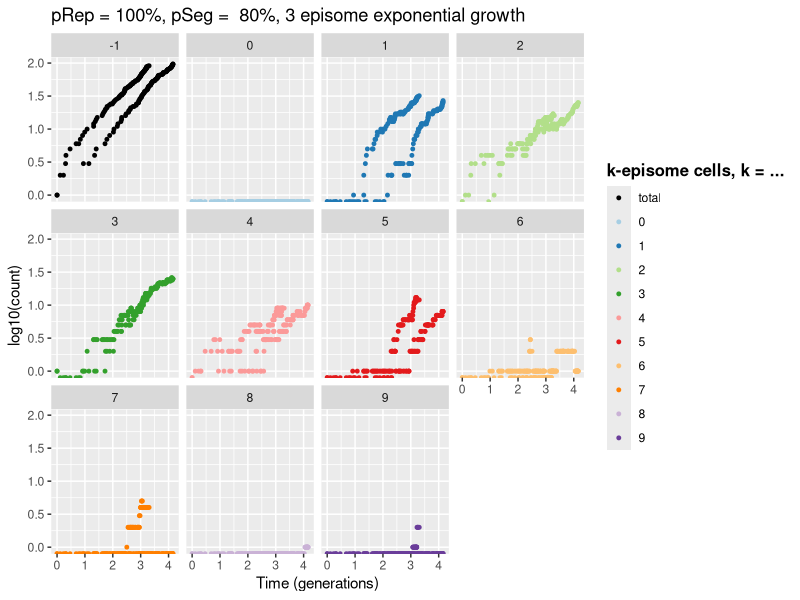

R code for this plot: (Note: this script raises an error after producing the figure.)
require(ggplot2)
require(RColorBrewer)

makeChildren<- function(pRep, pSeg, numEpisomes){
	if(numEpisomes == 0){
		return(c(0, 0))
	}
	else{
		outcomes = c(1, 0, 0, 1, 1, 1, 2, 0, 0, 2)
		refMat = matrix(outcomes, nrow= 5, byrow=T) #possible episome fates
		# probVec = c(1/2*(1-pRep), 1/2*(1-pRep), pRep*(pSeg+1/2*(1-pSeg)), pRep*1/4*(1-pSeg), pRep*1/4*(1-pSeg)) # probabilities when pSeg = probability of tethering
		probVec = c(1/2*(1-pRep), 1/2*(1-pRep), pRep*pSeg, 1/2*pRep*(1-pSeg), 1/2*pRep*(1-pSeg)) # probabilities when pSeg = probability of segregation regardless of mechanism
		result = rmultinom(n=1, prob=probVec, size=numEpisomes) #simulate each independently and add the results in the return statement
		return(t(result)%*%refMat)
	}
}

simStepFlex <- function(pRep, pSeg, cells, birthVec, deathVec, selectAgainstZero = T, max_epi){
  #all FUN arguments are functions
  #cells is a compressed vector of the number of cells with 0, 1, 2, ... episomes
  if(sum(cells) == 0){
    return(cells)
  }
  else{
    type <- sample(length(cells), size=1, replace=TRUE, prob = cells*(birthVec+deathVec))
    b = birthVec[type]
    d = deathVec[type]
    timeAdvance=rexp(n=1, rate=sum(cells*(birthVec+deathVec)))
    test = runif(n=1)
    if(test < d/(b+d)){
      #print("DEATH")
      cells[type] = cells[type] - 1
      if(selectAgainstZero == TRUE){
        cells[1] <- 0
      }
      return(list(timeAdvance, cells))
    }
    else{
      #print("BIRTH")
      children <- makeChildren(pRep, pSeg, type-1)
      if(children[1] > max_epi){
        #print("OVERFLOW")
        children[1] = max_epi
      }
      if(children[2] > max_epi){
        #print("OVERFLOW")
        children[2] = max_epi
      }
      #print(children)
      #print(type)
      cells[type] = cells[type]-1
      cells[children[1]+1] = cells[children[1]+1] + 1
      cells[children[2]+1] = cells[children[2]+1] + 1
      if (selectAgainstZero==TRUE){
        cells[1] <- 0
      }
      return(list(timeAdvance, cells))
    }
  }
}


expoDf <- function(pRep, pSeg, nIts, nRuns, max_epi){
	#try using matrix first and then convert to data frame
# rm(data)
dataCUT = 1
data <- matrix(NA, nrow=11*(nIts/dataCUT+1)*nRuns, ncol=4)
names(data) = c("run", "time", "episomes", "count")
z = 1
for(run in 1:nRuns){
	print(run)
	deathVec = rep(0, 10)
	cells = c(0, 0, 0, 1, 0, 0, 0, 0, 0, 0)
	times = rep(0, nIts + 1)
	totalEps = append(c(sum((0:9)*cells)), rep(0, nIts))
	for(j in 1:length(cells)){
			tmp = c(run, times[1], j-1, cells[j])
			data[z,] <- tmp
			z=z+1
		}

		tmp = c(run, times[1], -1, sum(cells))
		data[z,] <- tmp
		z= z+1
	#data <- rbind(data, data.frame(run=run, time=times[1], episomes=-1, count = sum((0:9)*cells)))
	for(i in 1:nIts){

		birthVec = rep(1, 10)
		result = simStepFlex(pRep, pSeg, cells, birthVec, deathVec, max_epi = max_epi)
		cells = result[[2]]
		times[i+1] = times[i] + result[[1]]
		#print(cells)
		totalEps[i+1] = sum((0:9)*cells)
		if(i%%1000 == 0){
		#	print(i)
		}
		if(i%%dataCUT == 0){
			for(j in 1:length(cells)){
				tmp = c(run, times[i+1], j-1, cells[j]) #added sum cells
				data[z,] <- tmp
				z = z+1
			}
			tmp = c(run, times[i+1], -1, sum(cells))#totalEps[i+1])
			data[z,] <- tmp
			z= z+1
			#data <- rbind(data, data.frame(run=run, time=times[i+1], episomes=-1, count = sum((0:9)*cells)))
		}
	}
	
#plot(times, totalEps)
}
return(data)
}



data<- expoDf(1,.8,100, 2, 9)
test <- data.frame(data)

label_list <- list(
	"-1"="Total",
	"0"="0",
	"1"="1",
	"2"="2",
	"3"="3",
	"4"="4",
	"5"="5",
	"6"="6",
	"7"="7",
	"8"="8",
	"9"="9"
	)

labels <- function(variable, value){
	return(label_list[toString(value)])
}

colors = c("black", brewer.pal(n=10,name="Paired"))
labs = c("total", 0:9)
names(test) <- c("run", "time", "episomes", "count")
ggplot(data = test, aes(x = time, y = log10(count), group = episomes, color=factor(episomes)))+geom_point(size=1) + 
theme(legend.title = element_text(colour="black", size=12, face="bold"))+ facet_wrap(~episomes)+
xlab("Time (generations)") + 
  scale_color_manual(values = colors, labels = labs, name = "k-episome cells, k = ...")+ggtitle("pRep = 100%, pSeg =  80%, 3 episome exponential growth")



expoDf2 <- function(pRep, pSeg, nIts, nRuns, selection, max_epi){
	#try using matrix first and then convert to data frame
# rm(data)
dataCUT = 1
start = 1:100
mid = 11:100*10
end = 2:100*1000
recordList = c(start, mid, end)
data <- matrix(NA, nrow=2*(max_epi + 2)*(length(recordList)+1)*nRuns, ncol=5)
names(data) = c("run", "time", "episomes", "frac", "total")
z = 1
for(run in 1:nRuns){
	print(run)
	deathVec = rep(0, 10)
	cells = c(0, 0, 0, 1, 0, 0, 0, 0, 0, 0)
	times = rep(0, nIts + 1)
	totalEps = append(c(sum((0:9)*cells)), rep(0, nIts))
	for(j in 1:length(cells)){
			tmp = c(run, times[1], j-1, cells[j]/sum(cells), sum(cells))
			data[z,] <- tmp
			z=z+1
		}

		tmp = c(run, times[1], -1, sum((0:9)*cells)/sum(cells), sum(cells))
		data[z,] <- tmp
		z= z+1
	#data <- rbind(data, data.frame(run=run, time=times[1], episomes=-1, count = sum((0:9)*cells)))
	for(i in 1:nIts){

		birthVec = rep(1, 10)
		result = simStepFlex(pRep, pSeg, cells, birthVec, deathVec, selection, max_epi)
		cells = result[[2]]
		times[i+1] = times[i] + result[[1]]
		#print(cells)
		totalEps[i+1] = sum((0:9)*cells)
		if(i%%1000 == 0){
		#	print(i)
		}
		if(sum(cells) %in% recordList){
			#print(i)
			for(j in 1:length(cells)){
				tmp = c(run, times[i+1], j-1, cells[j]/sum(cells), sum(cells)) #added sum cells
				data[z,] <- tmp
				z = z+1
			}
			tmp = c(run, times[i+1], -1, sum((0:9)*cells)/sum(cells), sum(cells)) #totalEps[i+1])
			data[z,] <- tmp
			z= z+1
			#data <- rbind(data, data.frame(run=run, time=times[i+1], episomes=-1, count = sum((0:9)*cells)))
		}
	}
	
#plot(times, totalEps)
}
return(data)
}


selection.against.zero=TRUE
max.epi = 9
# dataSelection<- expoDf2(.824,.882,120000, 200, selection.against.zero)
dataSelection<- exponential_growth(.824,.882,120000, 4, 1, 3, selection.against.zero, max.epi)
selection.against.zero=FALSE 
dataNoSelection <- expoDf2(.824, .882, 120000, 200, selection.against.zero)

dataPerfectReplication3 <- expoDf3(1, 0, 120000, 200, TRUE)
dataPerfectReplication4 <- expoDf3(.824, 0, 150000, 200, TRUE)
dataPerfectSegregation <- expoDf2(.824, 1, 120000, 200, TRUE)


#DO THIS FIX FIRST
test <- data.frame(dataSelection)


colors = c("black", brewer.pal(n=10,name="Paired"), brewer.pal(n=10,name="Set3"))
labs = c("average", 0:19)
names(test) <- c("run", "time", "episomes", "frac", "total")

ggplot(data = test, aes(x=total, y = log10(frac+1/10000), group=episomes, color=factor(episomes))) + geom_point(size=1)+
theme(legend.title = element_text(colour="black", size=12, face="bold"))+
xlab("Size") +
 scale_color_manual(values = colors, labels = labs, name = "k-episome cells, k = ...")+ggtitle("pRep = 100%, pSeg =  80%, 3 episome exponential growth") +
  scale_x_log10()
  # facet_wrap(~run)

require(Hmisc)

pdf("bad_segregation_bad_replication_final.pdf", width=12, height = 7.5)
ggplot(data = test, aes(x=log10(total), y = log10(frac+1/100000), group=episomes, color=factor(episomes))) + 
stat_summary(fun.data="mean_cl_normal", geom="smooth")+
theme(legend.title = element_text(colour="black", size=12, face="bold"))+
xlab("Log10(Population Size)") + ylab("Log10(Fraction)")+
  scale_color_manual(values = colors, labels = labs, name = "k-episome cells, k = ...")+ggtitle("pRep = 82.4%, pSeg =  50%, 3 episome exponential growth with selection")

dev.off()

#extract data and make histograms

hist_sizes = c(1, 10, 100, 1000, 10000, 100000)

temp <- subset(test, total %in% hist_sizes)
temp2 <- subset(temp, episomes != -1)
for(i in hist_sizes){

	temp2$frac[temp2$total == i] <- (temp2$frac[temp2$total==i]+1e-4)/sum(temp2$total == i)*10
}

cols2 = c(brewer.pal(n=10,name="Paired"))#, brewer.pal(n=10,name="Set3"))
epis = 0:9
kludge <- data.frame(NULL)
for(i in epis){
	for(j in hist_sizes){
		t1 = temp2[temp2$total == j,]
		t2 = t1$frac[t1$episomes == i]
		avg = sum(t2)
		tmp = data.frame(episomes = i, total = paste("Population Size:", as.integer(j)), frac = avg, color = cols2[i+1])
		kludge <- rbind(kludge, tmp)
	}
	#tmp = data.frame(episomes = 0, total = paste("Size:", as.integer(j)), frac = 0, color = cols2[1])
	#kludge <- rbind(kludge, tmp)
}

pdf("bad_segregation_bad_replication_histogram.pdf", width = 12, height = 7.5)
ggplot(data = kludge, aes(x = episomes, y = frac, group = total, fill = factor(episomes)))+ geom_bar(stat="identity")+
facet_wrap(~total) + scale_x_discrete(breaks = 0:9) + ylab("Fraction of population") + xlab("Number of episomes") +
ggtitle("pRep = 82.4%, pSeg =  50%, 3 episome exponential growth with selection")+ 
scale_fill_manual(values = cols2, labels = 0:9, name = "k-episome cells, k = ....")
dev.off()
